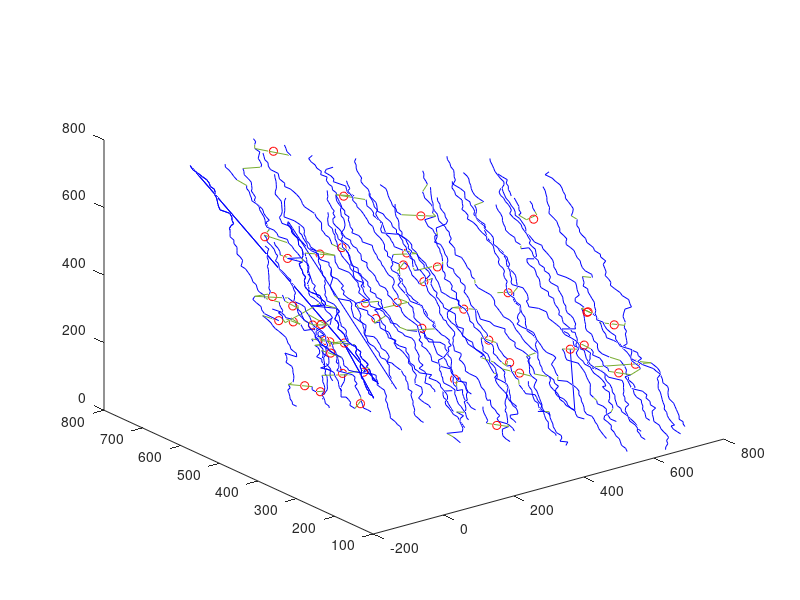

Source code (MATLAB):
function [] = plot_14_TSHR()
    points = load('TSHR_points.mat').TSHR_points;
    cells = get_cells();
    bpts = get_bpts();
    
    figure;
    for i=1:size(cells,1)
        plot_cells_1(cells(i,1), cells(i,2), points);
    end
    
    plot_bpts(bpts, points);
    
    missing_pairs = [12, 14;
        34, 36;
        92, 94;
        118, 119;
        125, 127;
        180, 182;
        224, 226;
        236, 238;
        262, 264;
        288, 290;
        323, 325;
        345, 347;
        353, 355;
        371, 374;
        439, 441;
        448, 450;
        499, 501;
        542, 544;
        558, 560;
        634, 636;
        643, 644;
        686, 688;
        755, 757;
        782, 784;
        883, 885;
        902, 904;
        919, 921;
        947, 949;
        987, 989;
        1039, 1041;
        1071, 1073;
        1087, 1089;
        1151, 1153;
        1157, 1159;
        1226, 1228;
        1265, 1267;
        1321, 1323;
        1439, 1442;
        1470, 1472;
        1519, 1521;
        1652, 1654;
        1671, 1673;
        1702, 1704;
        1766, 1768;
        1832, 1834;
        1855, 1857;
        1885, 1887;
        2013, 2015;
        2039, 2041;
        2086, 2089;
        2114, 2115;
        2122, 2124;
        2168, 2170;
        2185, 2187;
        2245, 2247;
        2256, 2258;
        2263, 2265;
        2296, 2298;
        2307, 2309;
        2355, 2357;
        2387, 2389;
        2422, 2424;
        2444, 2446;
        2693, 2696;
        2694, 2701];
    
    for i=1:size(missing_pairs,1)
        connect_pts(missing_pairs(i,1),  missing_pairs(i,2), points);
    end
    
    missing_cells = [2696, 2700;
        2701, 2704;
        2446, 2450;
        998, 1039];
 
    for i=1:size(missing_cells,1)
        plot_cells_1(missing_cells(i,1),  missing_cells(i,2), points);
    end
    
    figure;
end


function [] = plot_cells_1 (startpt, endpt, points) 
    for i=startpt:endpt-1
        x = [points(i, 1), points(i+1, 1)];
        y = [points(i, 2), points(i+1, 2)];
        z = [points(i, 3) , points(i+1, 3)];
        plot3(x, y, z, "Color", "b");
        
        hold on;
    end
end

function [] = plot_bpts(bpts, points)
    for i = 1:size(bpts,1)
        x1 = points(bpts(i,1), :);
        plot3(x1(1), x1(2), x1(3), 'ro');
        x2 = points(bpts(i,2), :);
        x3 = points(bpts(i,3), :);
        line([x2(1), x3(1)],[x2(2), x3(2)],[x2(3), x3(3)]);
        hold on;
    end
    
end

function [] = connect_pts(pt1, pt2, points)
    pt1 = points(pt1, :);
    pt2 = points(pt2, :);
    x = [pt1(1), pt2(1)];
    y = [pt1(2), pt2(2)];
    z = [pt1(3), pt2(3)];
    
    line(x, y, z);
end


function cells = get_cells()
cells = [1 12
14 34
36 83
84 92
94 118
119 125
127 143
144 155
157 180
182 224
226 231
232 236
238 262
264 272
273 288
290 323
325 345
347 353
355 357
358 371
374 421
422 439
441 448
450 493
493 499
501 508
509 542
544 558
560 571
472 631
632 634
636 643
644 686
688 714
715 746
748 755
757 782
784 830
831 883
885 902
904 913
914 919
921 947
949 987
989 997
1042 1071
1073 1087
1089 1110
1111 1151
1153 1157
1159 1170
1171 1226
1228 1252
1253 1265
1267 1321
1323 1335
1336 1415
1416 1439
1442 1470
1472 1499
1500 1519
1521 1581
1582 1652
1654 1663
1664 1671
1673 1689
1690 1702
1704 1724
1726 1766
1768 1807
1808 1832
1834 1855
1857 1885
1887 1891
1892 1903
1904 1984
1985 2013
2015 2039
2041 2065
2066 2086
2089 2114
2115 2122
2124 2140
2141 2149
2150 2168
2170 2185
2187 2232
2233 2245
2247 2256
2258 2263
2265 2296
2298 2307
2309 2319
2320 2355
2357 2387
2389 2402
2403 2422
2424 2438
2441 2443
2452 2477
2478 2499
2501 2503
2504 2507
2508 2509
2511 2515 
2516 2544
2545 2550 
2551 2556
2557 2566
2567 2569
2579 2599
2600 2607
2613 2628
2630 2637
2639 2660
2705 2712];
end

function bpts = get_bpts()
bpts = [93   92 2443 
119  188 2444
126  125 272 
156  155 245 
181  180 298 
237  236 2478 
263  262 2501 
289  288 2509 
324  323 206 
354  353 2504 
372  371 373 
373  372 508 
440  439 2510 
500  278 499 
559  558 2511 
747  603 746 
756  1992 755 
783  782 864 
884  883 2516 
903  902 2140 
920  919 2545 
948  947 2556 
988  987 2557 
1040  1039 2567 
1152  1151 2570 
1440  1439 2600 
1690  1689 1606 
1725  1724 34 
1767  1766 2612 
2014  2013 2452 
2040  2039 2613 
2115  2114 2630 
2123  2122 2477 
2186  2438 2185 
2264  2263 2551 
2297  2296 2639 
2356  2355 2661 
2423  2422 1601 
2439  2438 2185 
2440  2441 150 
2500  2499 1023 
2608  1366 2607 
2629  1826 2084 
2638  2637 687 
2695  2693 2694];
end